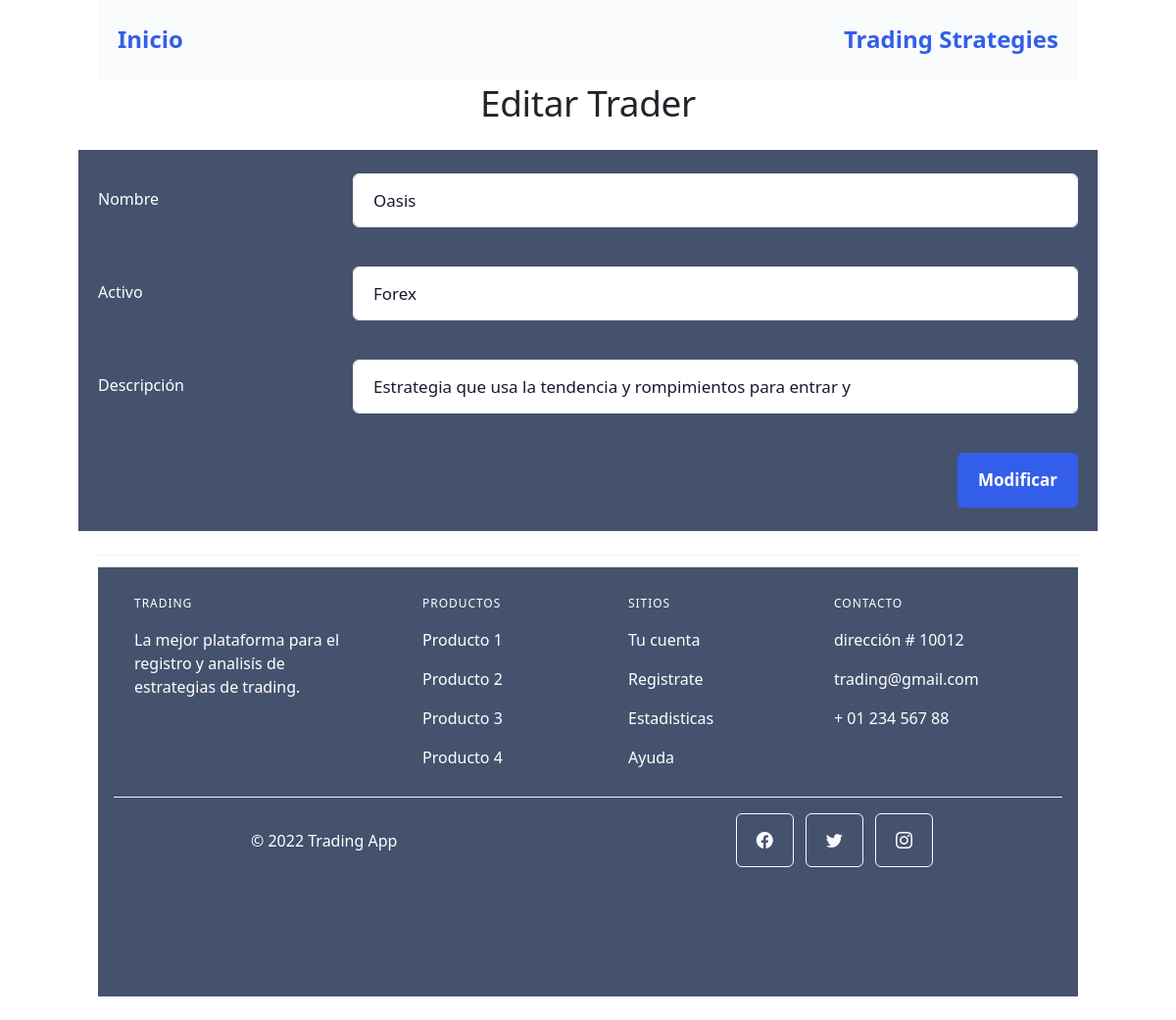
/AppInvest/editarTraderStrat/1/, run on the app's committed database.
### AppInvest/models.py (models this page shows)
class TradingStrategies(models.Model):
    nombre=models.CharField(max_length=40)
    activo = models.CharField(max_length=40) #En que activo se aplica la estrategia
    descripcion = models.CharField(max_length=140) #Descripción general de la estrategia
    trader=models.ForeignKey(User, on_delete=models.CASCADE)

### AppInvest/views.py (the view)
# urls.py: path('editarTraderStrat/<tradingstrat_id>/', views.editarTradingStrat, name="EditarTradingStrat"),
def editarTradingStrat(request, tradingstrat_id):
      tradingstrat = TradingStrategies.objects.get(id=tradingstrat_id)
      if request.method == 'POST':
            miFormulario = TradingStrategyForm(request.POST)
            if miFormulario.is_valid: # Si pasó la validación de Django
                  print(miFormulario)
                  informacion = miFormulario.cleaned_data
                  tradingstrat.nombre = informacion['nombre']
                  tradingstrat.apellido = informacion['activo']
                  tradingstrat.descripcion = informacion['descripcion']
                  tradingstrat.trader = request.user
                  tradingstrat.save()
                  tradingstrats = TradingStrategies.objects.filter(trader = request.user.id)
                  contexto= {"tratradingstratdtradingstraters":tradingstrats}
                  return render(request, "AppInvest/list_trading_strat.html", contexto)
      else:
            miFormulario = {'nombre': tradingstrat.nombre,'activo': tradingstrat.activo, 'descripcion': tradingstrat.descripcion,
                                    'trader': request.user}
      return render(request, "AppInvest/editartradingstrat.html", {"miFormulario": miFormulario, "id": tradingstrat_id})

### AppInvest/templates/AppInvest/editartradingstrat.html (shortened to what this page needs)
{% extends "AppInvest/padre.html" %}
{% block pageTitle %}
Editar Trader
{% endblock %}
{% load static %}{% block contenidoQueCambia %}
<main class="container cuerpo">
    <br>
    <div class="row">
        <br>
        <form action="" method="POST">
            <div class="form-group row">
                <label for="id_nombre" class="col-sm-3 col-form-label">Nombre</label>
                <div class="col-sm-9">
                    <input type="text" class="form-control" id="id_nombre" name="nombre" placeholder="ID" required="" value="{{miFormulario.nombre}}">
                </div>
            </div>
            <br>
            <div class="form-group row">
                <label for="id_activo" class="col-sm-3 col-form-label">Activo</label>
                <div class="col-sm-9">
                    <input type="text" class="form-control" id="id_activo" name="activo" placeholder="Nombre" required="" value="{{miFormulario.activo}}">
                </div>
            </div>
            <br>
            <div class="form-group row">
                <label for="id_descripcion" class="col-sm-3 col-form-label">Descripción</label>
                <div class="col-sm-9">
                    <input type="text" class="form-control" id="id_descripcion" name="descripcion" maxlength="140" placeholder="Descripcion" required="" value="{{miFormulario.descripcion}}">
                </div>
            </div>
            <br>
            <div class="text-end">
                <input type="submit" class="btn btn-primary" value="Modificar">
            </div>
            <br
        </form>
    </div>
</main>
{% endblock %}

### data on the page
TradingStrategies: nombre "Oasis", activo "Forex", descripcion "Estrategia que usa la tendencia y rompimientos para entrar y"
